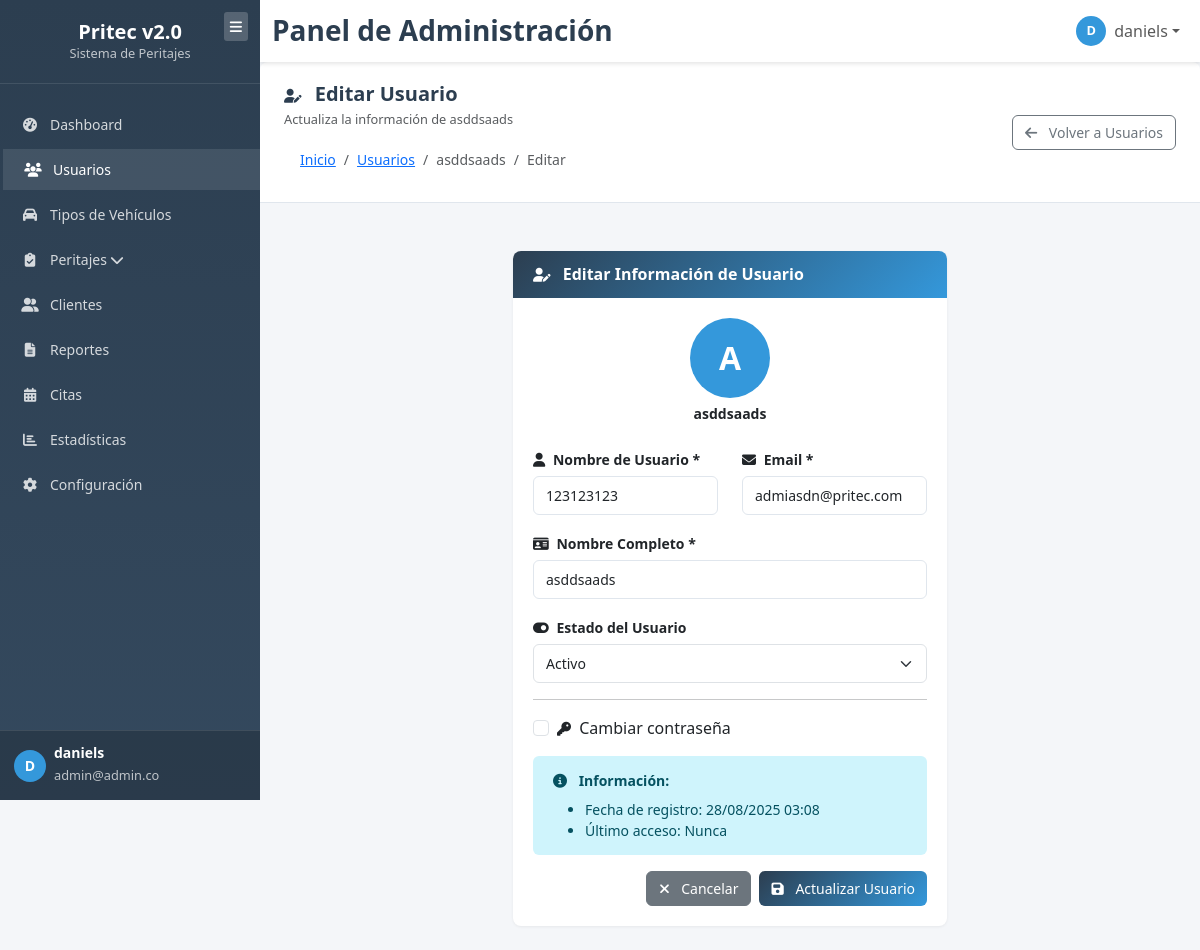
The page /users/edit/3 (signed in) on the database its author committed.
### tables this page shows
CREATE TABLE IF NOT EXISTS `users` (
  `id` int NOT NULL AUTO_INCREMENT,
  `username` varchar(50) NOT NULL,
  `full_name` varchar(100) NOT NULL,
  `email` varchar(100) NOT NULL,
  `password` varchar(255) NOT NULL,
  `status` enum('active','inactive') NOT NULL DEFAULT 'active',
  `last_login` datetime DEFAULT NULL,
  `created_at` timestamp NOT NULL DEFAULT CURRENT_TIMESTAMP,
  `updated_at` timestamp NOT NULL DEFAULT CURRENT_TIMESTAMP ON UPDATE CURRENT_TIMESTAMP,
  PRIMARY KEY (`id`),
  UNIQUE KEY `username` (`username`),
  UNIQUE KEY `email` (`email`),
  KEY `idx_email` (`email`),
  KEY `idx_username` (`username`),
  KEY `idx_status` (`status`),
  KEY `idx_users_created_at` (`created_at`),
  KEY `idx_users_last_login` (`last_login`)
);

### app/controllers/UserController.php (called while the page is built, shortened)
<?php
require_once APP_PATH . '/models/User.php';
class UserController extends Controller
{
    private $userModel;
    public function __construct()
    {
        $this->userModel = new User();
    }
    public function edit($id)
    {
        try {
            $user = $this->userModel->findById($id);
            $data = [
                'title' => 'Editar Usuario - Pritec v2.0',
                'user' => $user,
                'csrf_token' => $this->generateCSRFToken()
            ];
            $this->view('users/edit', $data);
        } catch (Exception $e) {
            error_log("Error en UserController::edit: " . $e->getMessage());
            $_SESSION['error'] = 'Error al cargar el usuario';
            header('Location: ' . APP_URL . 'users');
            exit();
        }
    }
}

### index.php (called while the page is built, shortened)
<?php
require_once __DIR__ . '/app/config/database.php';
require_once __DIR__ . '/app/core/Model.php';
require_once __DIR__ . '/app/models/User.php';
require_once __DIR__ . '/app/controllers/UserController.php';
$router = new Router();
$router->get('/', function() {
    if (!isset($_SESSION['user_id'])) {
        header('Location: ' . APP_URL . 'login');
        exit;
    }
    header('Location: ' . APP_URL . 'dashboard');
    exit;
});
$router->get('/login', 'AuthController@login');
$router->post('/login/process', 'AuthController@processLogin');
$router->get('/register', 'AuthController@register');
$router->post('/register/process', 'AuthController@processRegister');
$router->post('/logout', 'AuthController@logout');
$router->get('/auth/check', 'AuthController@checkAuth');
$router->get('/dashboard', 'DashboardController@index');
$router->get('/users', 'UserController@index');
$router->get('/users/create', 'UserController@create');
$router->post('/users/store', 'UserController@store');
$router->get('/users/edit/{id}', 'UserController@edit');
$router->post('/users/update/{id}', 'UserController@update');
$router->post('/users/delete/{id}', 'UserController@delete');
$router->post('/users/toggle-status/{id}', 'UserController@toggleStatus');
$router->get('/vehicle-types', 'VehicleTypeController@index');
$router->get('/vehicle-types/create', 'VehicleTypeController@create');
$router->post('/vehicle-types/store', 'VehicleTypeController@store');
$router->get('/vehicle-types/{id}/edit', 'VehicleTypeController@edit');
$router->post('/vehicle-types/update', 'VehicleTypeController@update');
$router->post('/vehicle-types/delete/{id}', 'VehicleTypeController@delete');
$router->post('/vehicle-types/toggle-status/{id}', 'VehicleTypeController@toggleStatus');
$router->get('/vehicle-types/{id}/sections', 'VehicleTypeController@sections');
$router->post('/vehicle-types/create-sections', 'VehicleTypeController@createSections');
$router->post('/vehicle-types/upload-section-image', 'VehicleTypeController@uploadSectionImage');
$router->get('/vehicle-types/section/{id}', 'VehicleTypeController@section');
$router->get('/vehicle-types/section/{id}/pieces', 'VehicleTypeController@pieces');
$router->post('/vehicle-types/add-piece', 'VehicleTypeController@addPiece');
$router->post('/vehicle-types/update-piece', 'VehicleTypeController@updatePiece');
$router->post('/vehicle-types/update-piece-position', 'VehicleTypeController@updatePiecePosition');
$router->post('/vehicle-types/delete-piece', 'VehicleTypeController@deletePiece');
$router->post('/vehicle-types/clear-pieces', 'VehicleTypeController@clearPieces');
$router->get('/clients', 'ClientController@index');
$router->get('/clients/create', 'ClientController@create');
$router->post('/clients/store', 'ClientController@store');
$router->get('/clients/show/{id}', 'ClientController@show');
$router->get('/clients/edit/{id}', 'ClientController@edit');
$router->post('/clients/update/{id}', 'ClientController@update');
$router->post('/clients/destroy/{id}', 'ClientController@destroy');
$router->post('/clients/activate/{id}', 'ClientController@activate');
$router->post('/clients/deactivate/{id}', 'ClientController@deactivate');
$router->get('/clients/search', 'ClientController@search');
$router->get('/clients/stats', 'ClientController@stats');
$router->get('/clients/export', 'ClientController@export');
$router->get('/expertise', 'ExpertiseController@index');
$router->get('/expertise/create', 'ExpertiseController@create');
$router->get('/expertise/show/{id}', 'ExpertiseController@show');
$router->get('/expertise/edit/{id}/{step}', 'ExpertiseController@edit');
$router->post('/expertise/store', 'ExpertiseController@store');
$router->get('/expertise/search-clients', 'ExpertiseController@searchClients');
$router->get('/expertise/step2', 'ExpertiseController@step2');
$router->get('/expertise/search-vehicle-types', 'ExpertiseController@searchVehicleTypes');
$router->post('/expertise/save-step2', 'ExpertiseController@saveStep2');
$router->get('/expertise/step3', 'ExpertiseController@step3');
$router->get('/expertise/get-pieces-by-vehicle-type', 'ExpertiseController@getPiecesByVehicleType');
$router->get('/expertise/get-inspection-concepts', 'ExpertiseController@getInspectionConcepts');
$router->post('/expertise/save-step3', 'ExpertiseController@saveStep3');
$router->get('/expertise/step4', 'ExpertiseController@step4');
$router->post('/expertise/save-step4', 'ExpertiseController@saveStep4');
$router->get('/expertise/step5', 'ExpertiseController@step5');
$router->post('/expertise/save-step5', 'ExpertiseController@saveStep5');
$router->get('/expertise/step6', 'ExpertiseController@step6');
$router->post('/expertise/save-step6', 'ExpertiseController@saveStep6');
$router->get('/expertise/step7', 'ExpertiseController@step7');
$router->post('/expertise/save-step7', 'ExpertiseController@saveStep7');
$router->get('/expertise/step8', 'ExpertiseController@step8');
$router->post('/expertise/save-step8', 'ExpertiseController@saveStep8');
$router->get('/expertise/step9', 'ExpertiseController@step9');
$router->post('/expertise/save-step9', 'ExpertiseController@saveStep9');
$router->get('/expertise/step10', 'ExpertiseController@step10');
$router->post('/expertise/save-step10', 'ExpertiseController@saveStep10');
$router->get('/expertise/step11', 'ExpertiseController@step11');
$router->post('/expertise/save-step11', 'ExpertiseController@saveStep11');
$router->get('/expertise/step12', 'ExpertiseController@step12');
$router->post('/expertise/save-final', 'ExpertiseController@saveFinal');
$router->dispatch();

### app/config/database.php (called while the page is built, shortened)
<?php
class Database {
    private $host = 'localhost';
    private $username = 'root';
    private $password = '';
    private $database = 'pritec_v2';
    private $connection;
    private function connect() {
        try {
            $dsn = "mysql:host={$this->host};dbname={$this->database};charset=utf8mb4";
            $this->connection = new PDO($dsn, $this->username, $this->password, [
                PDO::ATTR_ERRMODE => PDO::ERRMODE_EXCEPTION,
                PDO::ATTR_DEFAULT_FETCH_MODE => PDO::FETCH_ASSOC,
                PDO::ATTR_EMULATE_PREPARES => false
            ]);
        } catch (PDOException $e) {
            die("Error de conexión: " . $e->getMessage());
        }
    }
    public function query($sql, $params = []) {
        try {
            $stmt = $this->connection->prepare($sql);
            $stmt->execute($params);
            return $stmt;
        } catch (PDOException $e) {
            throw new Exception("Error en la consulta: " . $e->getMessage());
        }
    }
}

### app/core/Model.php (called while the page is built, shortened)
<?php
require_once APP_PATH . '/config/database.php';
class Model {
    public function __construct() {
        $this->db = new Database();
    }
}

### app/models/User.php (called while the page is built, shortened)
<?php
require_once APP_PATH . '/core/Model.php';
class User extends Model {
    protected $table = 'users';
    public function findById($id) {
        try {
            $sql = "SELECT id, username, email, full_name, status, created_at, last_login
                    FROM {$this->table}
                    WHERE id = ?";
            $stmt = $this->db->query($sql, [$id]);
            return $stmt->fetch();
        } catch (Exception $e) {
            error_log("Error finding user by ID: " . $e->getMessage());
            return false;
        }
    }
}

### app/views/users/edit.php (the view, shortened to what this page needs)
<link href="<?= ASSETS_URL ?>css/users.css" rel="stylesheet">
<div class="content-body">
    <div class="row justify-content-center">
        <div class="col-md-8 col-lg-6">
            <div class="card">
                <div class="card-header">
                    <h5 class="card-title mb-0">
                        <i class="fas fa-user-edit me-2"></i>
                        Editar Información de Usuario
                    </h5>
                </div>
                <div class="card-body">
                    <div class="text-center mb-4">
                        <div style="width: 80px; height: 80px; background: var(--secondary-color); border-radius: 50%; display: flex; align-items: center; justify-content: center; color: white; font-weight: bold; font-size: 2rem; margin: 0 auto;">
                            <?= strtoupper(substr($user['full_name'], 0, 1)) ?>
                        </div>
                        <h6 class="mt-2 mb-0"><?= htmlspecialchars($user['full_name']) ?></h6>
                    </div>
                    <form id="editUserForm" novalidate>
                        <div class="row">
                            <div class="col-md-6 mb-3">
                                <label for="username" class="form-label">
                                    <i class="fas fa-user me-1"></i>
                                    Nombre de Usuario *
                                </label>
                                <input type="text"
                                       class="form-control"
                                       id="username"
                                       name="username"
                                       required
                                       value="<?= htmlspecialchars($user['username']) ?>"
                                       placeholder="Ej: juan.perez">
                            </div>
                            <div class="col-md-6 mb-3">
                                <label for="email" class="form-label">
                                    <i class="fas fa-envelope me-1"></i>
                                    Email *
                                </label>
                                <input type="email"
                                       class="form-control"
                                       id="email"
                                       name="email"
                                       required
                                       value="<?= htmlspecialchars($user['email']) ?>"
                                       placeholder="ejemplo@correo.com">
                            </div>
                        </div>
                        <div class="mb-3">
                            <label for="full_name" class="form-label">
                                <i class="fas fa-id-card me-1"></i>
                                Nombre Completo *
                            </label>
                            <input type="text"
                                   class="form-control"
                                   id="full_name"
                                   name="full_name"
                                   required
                                   value="<?= htmlspecialchars($user['full_name']) ?>"
                                   placeholder="Juan Pérez García">
                        </div>
                        <div class="mb-3">
                            <label for="status" class="form-label">
                                <i class="fas fa-toggle-on me-1"></i>
                                Estado del Usuario
                            </label>
                            <select class="form-select" id="status" name="status">
                                <option value="active" <?= $user['status'] === 'active' ? 'selected' : '' ?>>Activo</option>
                            </select>
                        </div>
                        <hr>
                        <div class="mb-3">
                            <div class="form-check">
                                <input class="form-check-input"
                                       type="checkbox"
                                       id="change_password"
                                       onchange="togglePasswordFields()">
                                <label class="form-check-label" for="change_password">
                                    <i class="fas fa-key me-1"></i>
                                    Cambiar contraseña
                                </label>
                            </div>
                        </div>
                        <div class="alert alert-info">
                            <i class="fas fa-info-circle me-2"></i>
                            <strong>Información:</strong>
                            <ul class="mb-0 mt-2">
                                <li>Fecha de registro: <?= date('d/m/Y H:i', strtotime($user['created_at'])) ?></li>
                                <?php if ($user['last_login']): ?>
                                    <li>Último acceso: <?= date('d/m/Y H:i', strtotime($user['last_login'])) ?></li>
                                <?php else: ?>
                                    <li>Último acceso: Nunca</li>
                                <?php endif; ?>
                            </ul>
                        </div>
                        <div class="d-grid gap-2 d-md-flex justify-content-md-end">
                            <a href="<?= APP_URL ?>users" class="btn btn-secondary">
                                <i class="fas fa-times me-2"></i>
                                Cancelar
                            </a>
                            <button type="submit" class="btn btn-primary" id="submitBtn">
                                <i class="fas fa-save me-2" id="saveIcon"></i>
                                Actualizar Usuario
                            </button>
                        </div>
                    </form>
                </div>
            </div>
        </div>
    </div>
</div>
<?php
include APP_PATH . '/views/layouts/app.php';
?>

### rows shown on the page
users: full_name "A", full_name "asddsaads", username "123123123", email "admiasdn@pritec.com", status "Activo", created_at "28/08/2025 03:08"

### other values the page prints
substr($_SESSION['full_name'] ?? 'U', 0, 1) "D"
$_SESSION['full_name'] "daniels"
$_SESSION['email'] "admin@admin.co"
$config['title'] "Editar Usuario"
$config['subtitle'] "Actualiza la información de asddsaads"
$breadcrumb['text'] "Inicio"
$breadcrumb['text'] "Usuarios"
$breadcrumb['text'] "asddsaads"
$breadcrumb['text'] "Editar"
$action['text'] "Volver a Usuarios"
